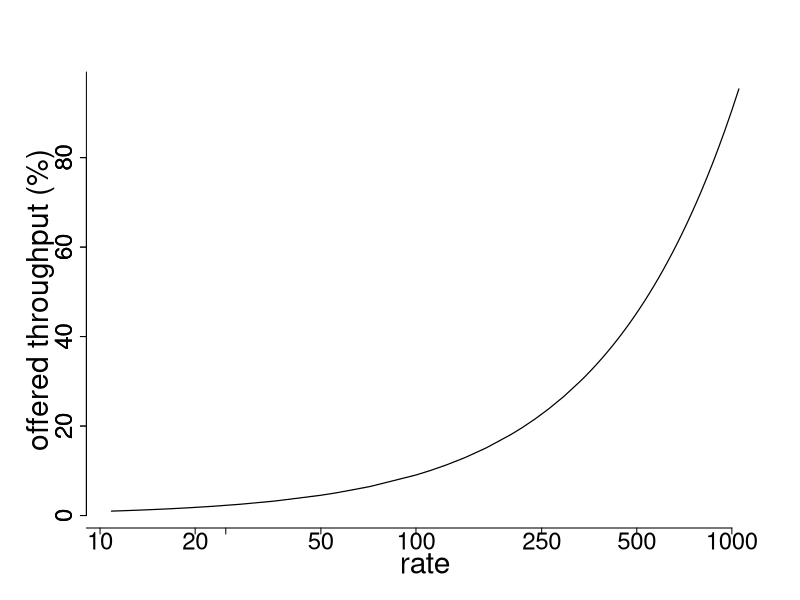
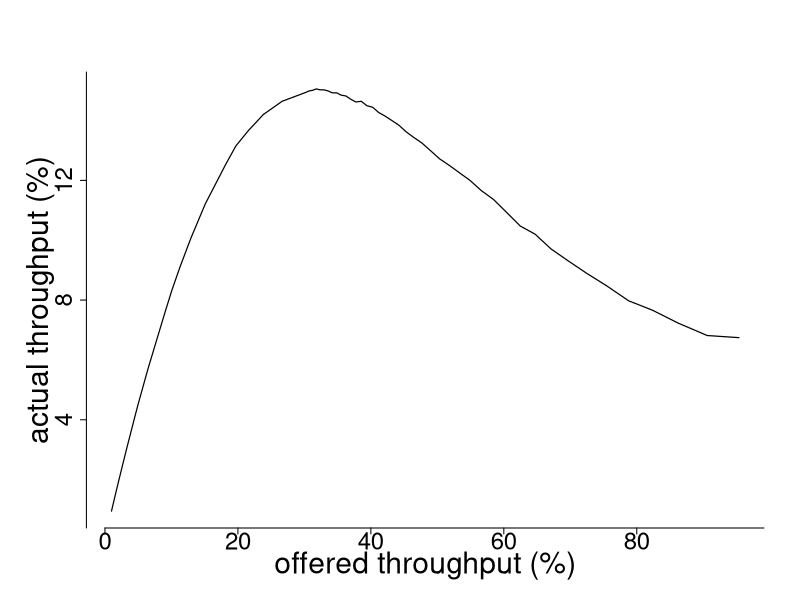
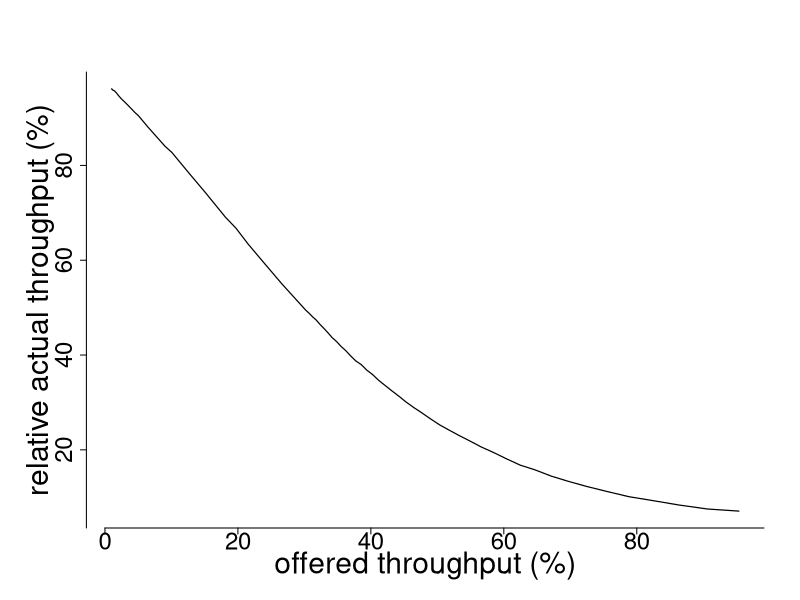
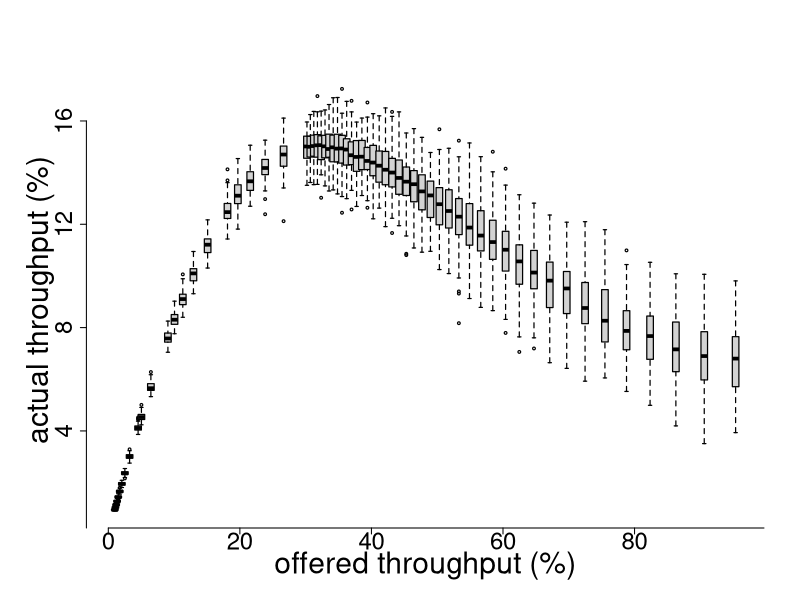
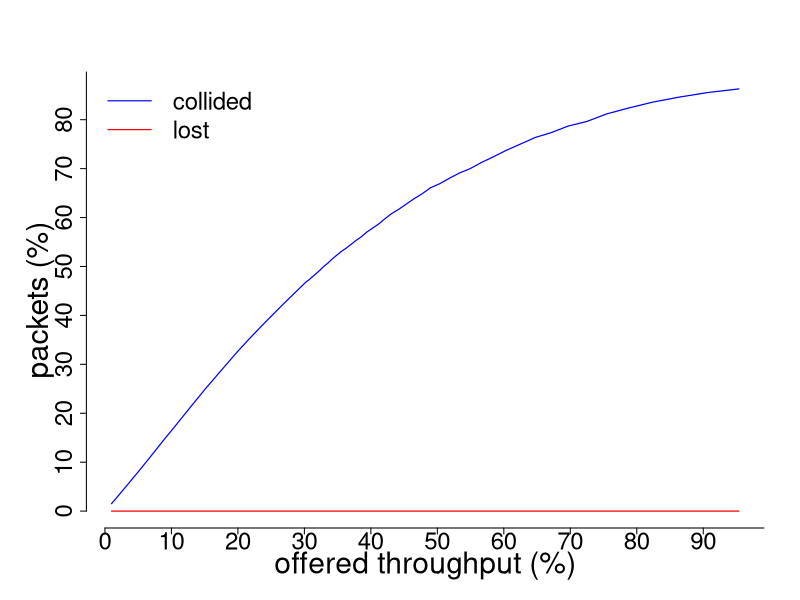
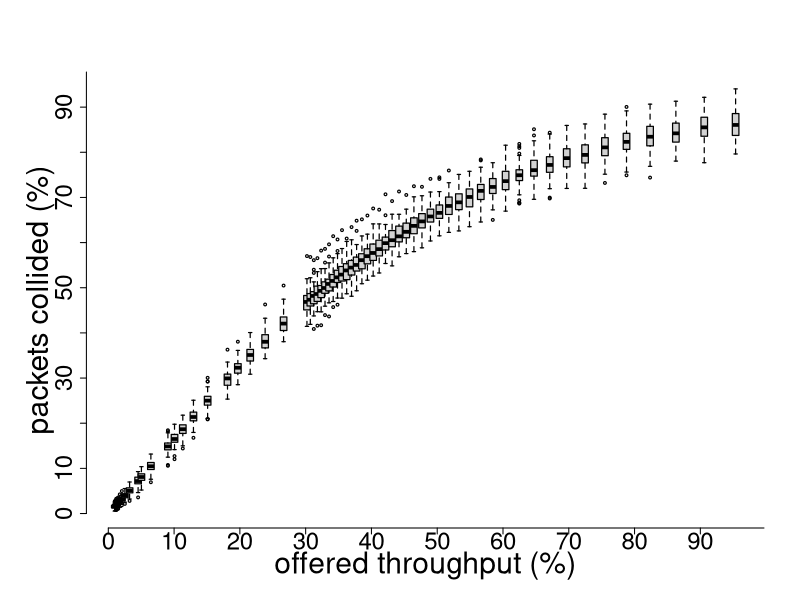
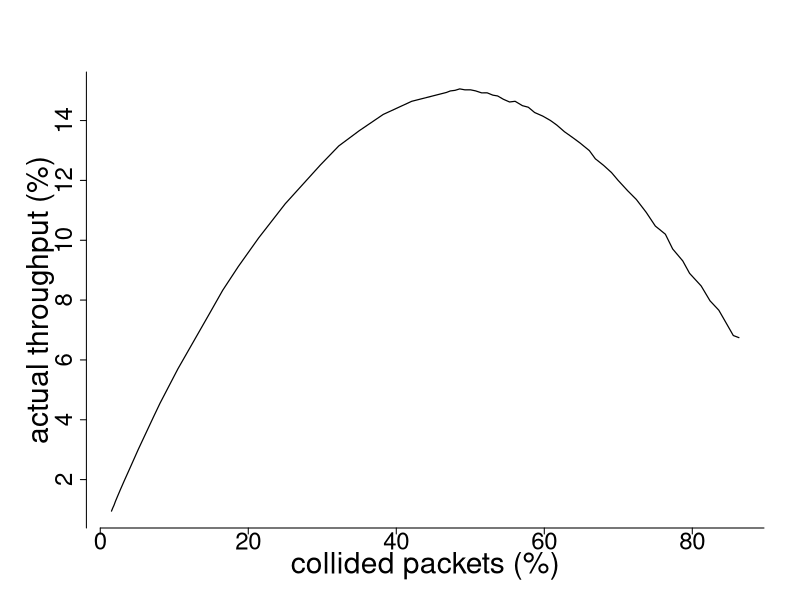
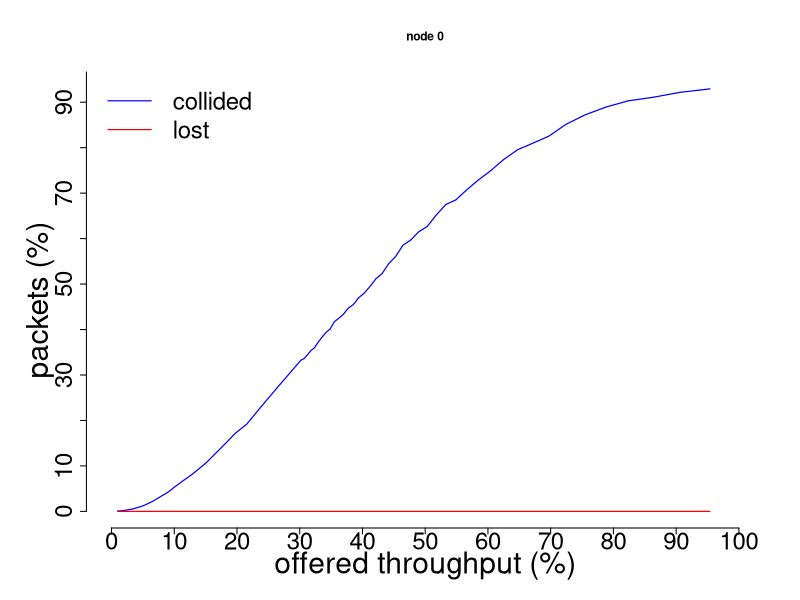

These charts were generated, in order, by the following R code:
# execute with source(chdir=TRUE) for automatic relative paths, if not uncomment the below function and manually enter
# the path where this script is.
# setwd("/home/rstudio")

#---------#
# HELPERS #
#---------#

plot.new <- function() {
    dev.new(width=16, height=9)
    par(cex=0.6,
        cex.main=1.2,
        cex.lab=3.0,
        cex.axis=2.4,
        lwd=1.2,
        mar=c(6, 7.2, 6, 3),
        bty="n")
}

plot.scale <- function(xData, yData) {
    xLab = "rate"
    yLab = "offered throughput (%)"

    plot.new()
    # rate = 1/scale
    plot(1/xData, yData/percent, type="l", log="x", xlab=xLab, ylab=yLab, xaxt="n")
    axis(side=1, at=c(c(0, 10, 20, 25, 50, 100, 250, 500, 1000)))
    axis(side=2, at=seq(0, 1000, 20))
}

plot.throughput <- function(xData, yData) {
    xLab = "offered throughput (%)"
    yLab = "actual throughput (%)"
    
    plot.new()
    plot(xData/percent, yData/percent, type="l", xlab=xLab, ylab=yLab, xaxt="n", yaxt="n")
    axis(side=1, at=seq(0, 100, 20))
    axis(side=2, at=seq(0, 16, 4))
}

plot.relativethroughput <- function(xData, yData) {
    xLab = "offered throughput (%)"
    yLab = "relative actual throughput (%)"

    plot.new()
    plot(xData/percent, (yData/percent)*(100/(xData/percent)), type="l", xlab=xLab, ylab=yLab, xaxt="n", yaxt="n")
    axis(side=1, at=seq(0, 100, 20))
    axis(side=2, at=seq(0, 100, 20))
}

plot.packets <- function(xData, yData1, yData2) {
    xLab = "offered throughput (%)"
    yLab = "packets (%)"
    colors = c("blue", "red")
    legend = c("collided", "lost")

    plot.new()
    plot(xData/percent, yData1, ylim=c(0, max(yData1)), type="l", col=colors[1], xlab=xLab, ylab=yLab, xaxt="n", yaxt="n")
    lines(xData/percent, yData2, type="l", col=colors[2])
    axis(side=1, at=seq(0, 100, 10))
    axis(side=2, at=seq(0, 100, 10))
    legend("topleft", legend=legend, lty=c(1, 1), col=colors, bty="n", cex=2.4)
}

plot.decision <- function(xData, yData) {
    xLab = "collided packets (%)"
    yLab = "actual throughput (%)"

    plot.new()
    plot(xData, yData/percent, type="l", xlab=xLab, ylab=yLab, xaxt="n", yaxt="n")
    axis(side=1, at=seq(0, 100, 20))
    axis(side=2, at=seq(0, 18, 2))
}

plot.node <- function(xData, yData1, yData2, node) {
    title = paste0("node ", node)
    xLab = "offered throughput (%)"
    yLab = "packets (%)"
    colors = c("blue", "red")
    legend = c("collided", "lost")

    plot.new()
    plot(xData/percent, yData1, type="l", col=colors[1], main=title, xlab=xLab, ylab=yLab, xaxt="n", yaxt="n", xlim=c(0, 100))
    lines(xData/percent, yData2, type="l", col=colors[2])
    axis(side=1, at=seq(0, 100, 10))
    axis(side=2, at=seq(0, 100, 10))
    legend("topleft", legend=legend, lty=c(1, 1), col=colors, bty="n", cex=2.4)
}

boxplot.throughput <- function(data) {
    xLab = "offered throughput (%)"
    yLab = "actual throughput (%)"
    
    data$throughput = data$throughput/percent
    data$load = data$load/percent

    plot.new()
    boxplot(throughput ~ load, data=data, at=sort(unique(data$load)), boxwex=1, xlab=xLab, ylab=yLab, xaxt="n", yaxt="n")
    axis(side=1, at=seq(0, 100, 20))
    axis(side=2, at=seq(0, 16, 4))
}

boxplot.packets <- function(data) {
    xLab = "offered throughput (%)"
    yLab = "packets collided (%)"

    data$load = data$load/percent

    plot.new()
    boxplot(collision ~ load, data=data, at=sort(unique(data$load)), boxwex=1, xlab=xLab, ylab=yLab, boxwex=1, xaxt="n", yaxt="n")
    axis(side=1, at=seq(0, 100, 10))
    axis(side=2, at=seq(0, 100, 10))
}

boxplot.node <- function(data, node) {
    title = ifelse(node != -1, paste0("node ", node), "nodes means")
    xLab = "offered throughput (%)"
    yLab = "packets collided (%)"

    data$load = data$load/percent

    plot.new()
    boxplot(collision ~ load, data=data, at=sort(unique(data$load)), main=title, xlab=xLab, ylab=yLab, xlim=c(0, 100), xaxt="n", yaxt="n")
    axis(side=1, at=seq(0, 100, 10))
    axis(side=2, at=seq(0, 100, 10))
}

plot.modelVsSimulator.packets <- function(model, simulator) {
    xLab = "offered throughput (%)"
    yLab = "packets collided (%)"
    colors = c("blue", "red")
    legend = c("model", "simulator")

    plot.new()
    plot(model$load, model$prob, xlab=xLab, ylab=yLab, type="l", col=colors[1], xaxt="n", yaxt="n", xlim=c(0, 100))
    lines(simulator$load/percent, simulator$collision, col=colors[2])
    
    axis(side=1, at=seq(0, 100, 20))
    axis(side=2, at=seq(0, 100, 20))
    legend("topleft", legend=legend, lty=c(1, 1), col=colors, bty="n", cex=2.4)
}

plot.modelVsSimulator.throughput <- function(model, simulator) {
    xLab = "offered throughput (%)"
    yLab = "actual throughput (%)"
    colors = c("blue", "red")
    legend = c("model", "simulator")

    plot.new()
    plot(model$load, model$prob, xlab=xLab, ylab=yLab, type="l", col=colors[1], xaxt="n", yaxt="n", xlim=c(0, 100))
    lines(simulator$load/percent, simulator$throughput/percent, , col=colors[2])
    
    axis(side=1, at=seq(0, 100, 20))
    axis(side=2, at=seq(0, 100, 20))
    legend("topright", legend=legend, lty=c(1, 1), col=colors, bty="n", cex=2.4)
}

#----------#
# SETTINGS #
#----------#

speed = 1000000
percent = speed/100

#------#
# DATA #
#------#

total.data = read.csv("./data/total.csv")
sets = aggregate(total.data[2:5], list(scale=total.data$scale), mean)

if (TRUE) {
    plot.scale(sets$scale, sets$load)
    plot.throughput(sets$load, sets$throughput)
    plot.relativethroughput(sets$load, sets$throughput)
    boxplot.throughput(total.data)
    plot.packets(sets$load, sets$collision, sets$lost)
    boxplot.packets(total.data)
    plot.decision(sets$collision, sets$throughput)
}

if (TRUE) {
    nodes.data = read.csv("./data/nodes.csv")
    nodes = split(nodes.data, nodes.data$node)
    index = 0
    for (node in nodes) {
        set = aggregate(node[1:6], list(scale=node$scale), mean)
    
        plot.node(set$load, set$collision, set$lost, set$node[1])
        # dev.copy2pdf(file=paste("~/graphs/Node", index, ".pdf"), width = 14, height = 8.5)
        boxplot.node(node, set$node[1])
        # dev.copy2pdf(file=paste("~/graphs/Node", index, "Boxplot.pdf"), width = 14, height = 8.5)
        index = index + 1
    }
}

if (FALSE) {
    model.data <- read.csv('./model/data/output.csv')
    model.data <- aggregate(.~state+load, model.data, sum)

    collision_rate <- split(model.data, model.data$state)[['c']]
    transmission_rate <- split(model.data, model.data$state)[['t']]

    transmission_rate$prob <- transmission_rate$prob*100
    collision_rate$prob <- collision_rate$prob*100

    plot.modelVsSimulator.packets(collision_rate, sets)
    plot.modelVsSimulator.throughput(transmission_rate, sets)
}
